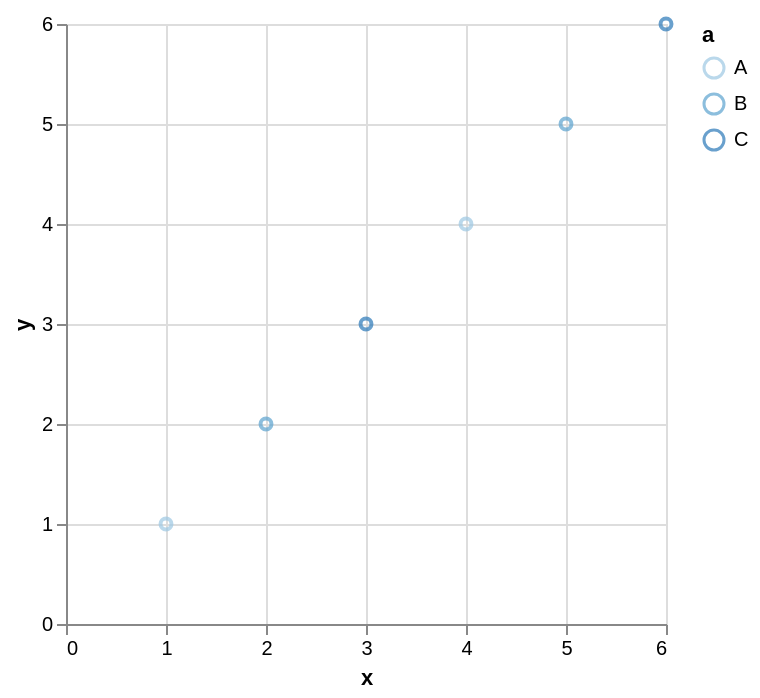

Specify this chart in Vega-Lite:
### Vega specification from a JSON file in a GitHub repository (floating-point values rounded to 4 significant figures)
{"$schema": "https://vega.github.io/schema/vega/v5.json", "background": "white", "padding": 5, "width": 300, "height": 300, "style": "cell", "data": [{"name": "source_0", "values": [{"a": "B", "x": 2, "y": 2}, {"a": "A", "x": 1, "y": 1}, {"a": "A", "x": 4, "y": 4}, {"a": "B", "x": 5, "y": 5}, {"a": "C", "x": 3, "y": 3}, {"a": "C", "x": 6, "y": 6}]}, {"name": "data_0", "source": "source_0", "transform": [{"type": "filter", "expr": "isValid(datum[\"x\"]) && isFinite(+datum[\"x\"]) && isValid(datum[\"y\"]) && isFinite(+datum[\"y\"])"}]}], "marks": [{"name": "marks", "type": "symbol", "style": ["point"], "from": {"data": "data_0"}, "encode": {"update": {"opacity": {"value": 0.7}, "fill": {"value": "transparent"}, "stroke": {"scale": "color", "field": "a"}, "ariaRoleDescription": {"value": "point"}, "description": {"signal": "\"x: \" + (format(datum[\"x\"], \"\")) + \"; y: \" + (format(datum[\"y\"], \"\")) + \"; a: \" + (isValid(datum[\"a\"]) ? datum[\"a\"] : \"\"+datum[\"a\"])"}, "x": {"scale": "x", "field": "x"}, "y": {"scale": "y", "field": "y"}}}}], "scales": [{"name": "x", "type": "linear", "domain": {"data": "data_0", "field": "x"}, "range": [0, {"signal": "width"}], "nice": true, "zero": true}, {"name": "y", "type": "linear", "domain": {"data": "data_0", "field": "y"}, "range": [{"signal": "height"}, 0], "nice": true, "zero": true}, {"name": "color", "type": "ordinal", "domain": {"data": "data_0", "field": "a", "sort": true}, "range": "ordinal", "interpolate": "hcl"}], "axes": [{"scale": "x", "orient": "bottom", "gridScale": "y", "grid": true, "tickCount": {"signal": "ceil(width/40)"}, "domain": false, "labels": false, "aria": false, "maxExtent": 0, "minExtent": 0, "ticks": false, "zindex": 0}, {"scale": "y", "orient": "left", "gridScale": "x", "grid": true, "tickCount": {"signal": "ceil(height/40)"}, "domain": false, "labels": false, "aria": false, "maxExtent": 0, "minExtent": 0, "ticks": false, "zindex": 0}, {"scale": "x", "orient": "bottom", "grid": false, "title": "x", "labelFlush": true, "labelOverlap": true, "tickCount": {"signal": "ceil(width/40)"}, "zindex": 0}, {"scale": "y", "orient": "left", "grid": false, "title": "y", "labelOverlap": true, "tickCount": {"signal": "ceil(height/40)"}, "zindex": 0}], "legends": [{"stroke": "color", "symbolType": "circle", "title": "a", "encode": {"symbols": {"update": {"fill": {"value": "transparent"}, "opacity": {"value": 0.7}}}}}]}
